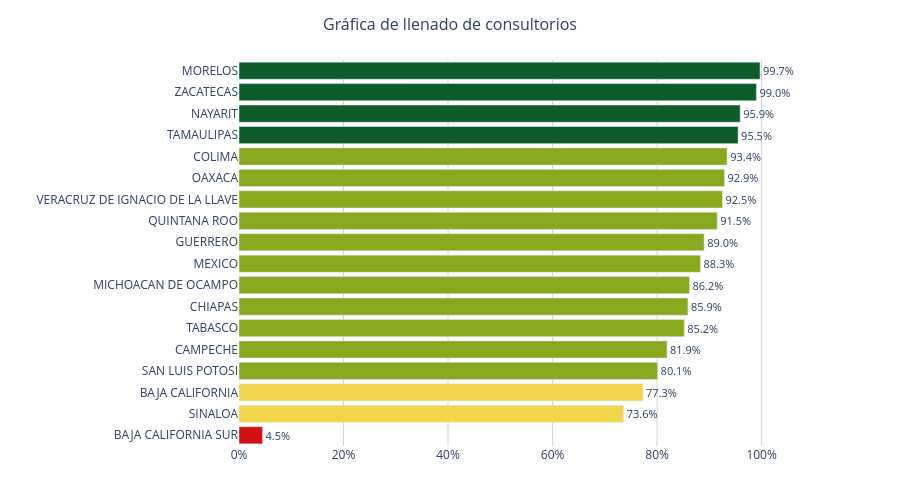

Notebook code cell kept with this figure:
### Code cell
import plotly.graph_objects as go

# Ordenar de menor a mayor para efecto cascada
df_plot = tabla_entidades.sort_values("porcentaje", ascending=True)

# Semáforo de colores
colores = [
    "#0D5D2A" if p >= 95 else
    "#88A91E" if p >= 80 else
    "#F1D54A" if p >= 60 else
    "#D41111"
    for p in df_plot["porcentaje"]
]

fig_cascada = go.Figure()

fig_cascada.add_trace(
    go.Bar(
        x=df_plot["porcentaje"],
        y=df_plot["entidad"],
        orientation="h",
        marker=dict(color=colores),
        text=[f"{p:.1f}%" for p in df_plot["porcentaje"]],
        textposition="outside",
        textfont=dict(size=11),
        hovertemplate="<b>%{y}</b><br>Porcentaje: %{x:.1f}%<extra></extra>",
    )
)

fig_cascada.update_layout(
    title=dict(
        text="Gráfica de llenado de consultorios",
        x=0.5,
        font=dict(size=16)
    ),
    xaxis=dict(
        title="",
        range=[0, 115],
        ticksuffix="%",
        showgrid=True,
        gridcolor="lightgrey"
    ),
    yaxis=dict(
        title="",
        automargin=True
    ),
    plot_bgcolor="white",
    height=500,
    margin=dict(l=20, r=60, t=60, b=40)
)

fig_cascada.show()

### Figure 1 — Plotly figure (JSON) as saved in the notebook; plotly's stock layout.template omitted (floating-point values rounded to 4 significant figures)
{"data": [{"hovertemplate": "<b>%{y}</b><br>Porcentaje: %{x:.1f}%<extra></extra>", "marker": {"color": ["#D41111", "#F1D54A", "#F1D54A", "#88A91E", "#88A91E", "#88A91E", "#88A91E", "#88A91E", "#88A91E", "#88A91E", "#88A91E", "#88A91E", "#88A91E", "#88A91E", "#0D5D2A", "#0D5D2A", "#0D5D2A", "#0D5D2A"]}, "orientation": "h", "text": ["4.5%", "73.6%", "77.3%", "80.1%", "81.9%", "85.2%", "85.9%", "86.2%", "88.3%", "89.0%", "91.5%", "92.5%", "92.9%", "93.4%", "95.5%", "95.9%", "99.0%", "99.7%"], "textfont": {"size": 11}, "textposition": "outside", "type": "bar", "x": [4.5, 73.6, 77.3, 80.1, 81.9, 85.2, 85.9, 86.2, 88.3, 89.0, 91.5, 92.5, 92.9, 93.4, 95.5, 95.9, 99.0, 99.7], "y": ["BAJA CALIFORNIA SUR", "SINALOA", "BAJA CALIFORNIA", "SAN LUIS POTOSI", "CAMPECHE", "TABASCO", "CHIAPAS", "MICHOACAN DE OCAMPO", "MEXICO", "GUERRERO", "QUINTANA ROO", "VERACRUZ DE IGNACIO DE LA LLAVE", "OAXACA", "COLIMA", "TAMAULIPAS", "NAYARIT", "ZACATECAS", "MORELOS"]}], "layout": {"height": 500, "margin": {"b": 40, "l": 20, "r": 60, "t": 60}, "plot_bgcolor": "white", "title": {"font": {"size": 16}, "text": "Gráfica de llenado de consultorios", "x": 0.5}, "xaxis": {"gridcolor": "lightgrey", "range": [0, 115], "showgrid": true, "ticksuffix": "%", "title": {"text": ""}}, "yaxis": {"automargin": true, "title": {"text": ""}}}}
